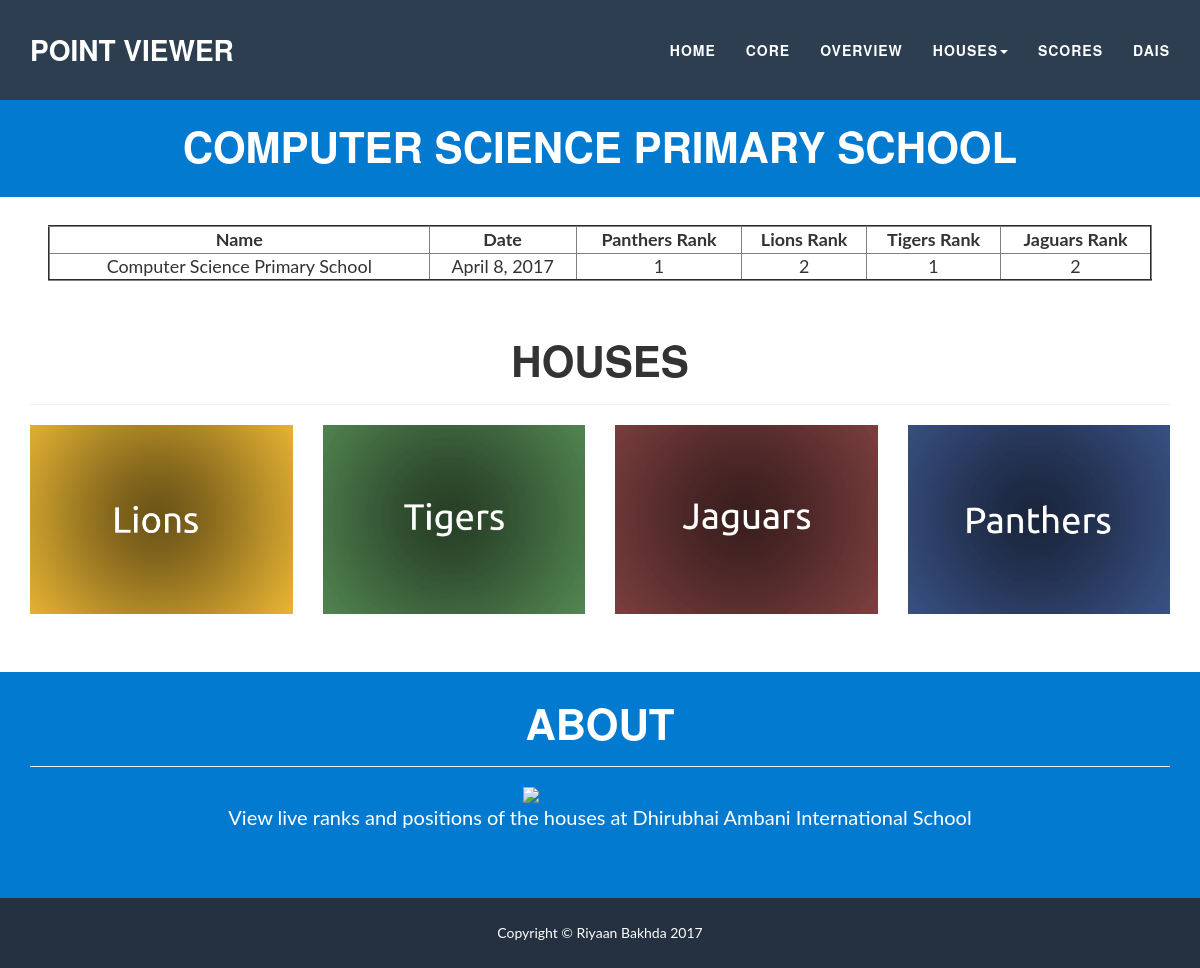
Screenshot of /school/events/2 with the database file from the repository.
### school/models.py (models this page shows, shortened)
class Event(models.Model):
    event_name = models.CharField(max_length=128)
    event_date = models.DateField()
    tigers = models.IntegerField()
    panthers = models.IntegerField()
    lions = models.IntegerField()
    jaguars = models.IntegerField()
    @property
    def hasHappened(self):
        return not date.today() < self.event_date
    @property
    def getRank(self):
        scores = [['p', self.panthers], ['l', self.lions], ['t', self.tigers], ['j', self.jaguars]]
        scores = sorted(scores, key=lambda student: student[1], reverse=True)
        i = 0
        rankings = []
        equal_score = 149819248192188919129984
        for score in scores:
            if equal_score != score[1]:
                equal_score = score[1]
                i += 1
            rankings.append([score[0], equal_score, i])
        ranks = [0,0,0,0]
        for rank in rankings:
            if rank[0] == 'p':
                ranks[0] = rank[2]
            elif rank[0] == 'l':
                ranks[1] = rank[2]
            elif rank[0] == 't':
                ranks[2] = rank[2]
            elif rank[0] == 'j':
                ranks[3] = rank[2]
        return ranks
    @property
    def getPantherRank(self):
        return self.getRank[0]
    @property
    def getLionRank(self):
        return self.getRank[1]
    @property
    def getTigerRank(self):
        return self.getRank[2]
    @property
    def getJaguarRank(self):
        return self.getRank[3]

### school/views.py (the view)
# urls.py: url(r'^(?P<event_id>\d+)', views.event_details, name="event_details"),
def event_details(request,event_id):
    event = Event.objects.get(pk=event_id)
    context = {
        "event": event,
        "true": True,
    }
    return render(request, 'school/details.html', context)

### school/templates/school/details.html (shortened to what this page needs)
<!DOCTYPE html>
<html lang="en">
<head>
</head>
<body>
</body>
</html><!DOCTYPE html>
<html lang="en"><head><meta http-equiv="Content-Type" content="text/html; charset=UTF-8">
    <link href="/static/bootstrap.min.css" rel="stylesheet">
    <link href="/static/freelancer.min.css" rel="stylesheet">
    <link href="//maxcdn.bootstrapcdn.com/font-awesome/4.2.0/css/font-awesome.min.css" rel="stylesheet">
    <link href="/static/css" rel="stylesheet" type="text/css">
    <link href="/static/css(1)" rel="stylesheet" type="text/css">
</head>
    <nav id="mainNav" class="navbar navbar-default navbar-fixed-top navbar-custom affix">
        <div class="container">
            <div class="navbar-header page-scroll">
                <a class="navbar-brand" href="/home">Point Viewer</a>
            </div>
            <div class="collapse navbar-collapse" id="bs-example-navbar-collapse-1">
                <ul class="nav navbar-nav navbar-right">
                    <li class="page-scroll">
                        <a href="/home">Home</a>
                    </li>
                    <li class="page-scroll">
                        <a href="/core">Core</a>
                    </li>
                    <li class="page-scroll">
                        <a href="/houses/overview">Overview</a>
                    </li>
                    <li class="dropdown">
                        <a class="dropdown-toggle" data-toggle="dropdown" href="#">Houses<span class="caret"></span></a>
                    </li>
                    <li class="page-scroll">
                        <a href="/houses/scoreCard">Scores</a>
                    </li>
                    <li class="page-scroll">
                        <a href="http://www.da-is.org/">DAIS</a>
                    </li>
                </ul>
            </div>
        </div>
    </nav>
    <section style="padding-top:0px">
        <div class="Information">
                    <br>
                        <section class="success" id="About" style="padding-top:28px;">
                            <div class="container">
                                <div class="row">
                                    <div class="col-sm-12 text-center">
                                        <h2>{{event.event_name}}</h2>
                                    </div>
                                </div>
                            </div>
                        </section>
        </div>
    </section>
    <section style="padding-top:0px">
        <div class="Information">
            <table border="2" class="center" width="92%" style="text-align:center">
                <tr>
                            <th style="text-align:center">Name</th>
                            <th style="text-align:center">Date</th>
                            <th style="text-align:center">Panthers Rank</th>
                            <th style="text-align:center">Lions Rank</th>
                            <th style="text-align:center">Tigers Rank</th>
                            <th style="text-align:center">Jaguars Rank</th>
                </tr>
                {% if event.hasHappened %}
                    <tr>
                                    <td>{{event.event_name}}</td>
                                    <td>{{event.event_date}}</td>
                                    <td><center>{{event.getPantherRank}}</center></td>
                                    <td><center>{{event.getLionRank}}</center></td>
                                    <td><center>{{event.getTigerRank}}</center></td>
                                    <td><center>{{event.getJaguarRank}}</center></td>
                    </tr>
                {% else %}
                    <tr>
                                    <td><center>{{event.event_name}}</center></td>
                                    <td><center>{{event.event_date}}</center></td>
                                    <td colspan="4"><center>--------</center></td>
                    </tr>
                {% endif %}
            </table>
        </div>
    </section>
    <section id="portfolio">
        <div class="container" style="padding-top:0px">
            <div class="row">
                <div class="col-lg-12 text-center">
                    <h2>Houses</h2>
                    <hr class="circle">
                </div>
            </div>
            <div class="row">
                <div class="col-sm-3 portfolio-item">
                    <a href="/houses/lions" class="portfolio-link" data-toggle="modal">
                        <img src="/static/Lions.png" class="img-responsive" alt="Cabin">
                    </a>
                </div>
                <div class="col-sm-3 portfolio-item">
                    <a href="/houses/tigers" class="portfolio-link" data-toggle="modal">
                        <img src="/static/Tigers.png" class="img-responsive" alt="Slice of cake">
                    </a>
                </div>
                <div class="col-sm-3 portfolio-item">
                    <a href="/houses/jaguars" class="portfolio-link" data-toggle="modal">
                        <img src="/static/Jaguars.png" class="img-responsive" alt="Circus tent">
                    </a>
                </div>
                <div class="col-sm-3 portfolio-item">
                    <a href="/houses/panthers" class="portfolio-link" data-toggle="modal">
                        <img src="/static/Panthers.png" class="img-responsive" alt="Safe">
                    </a>
                </div>
            </div>
        </div>
    </section>
    <section class="success" id="About">
        <div class="container">
            <div class="row">
                <div class="col-sm-12 text-center">
                    <h2>About</h2>
                    <hr class="circle">
                </div>
            </div>
            <div>
                <a href="http://www.da-is.org/">
        			<img src="http://www.da-is.org/images/logo.jpg" class="center_image_lol">
        		</a>
        	</div>
                <p class="text-center">View live ranks and positions of the houses at Dhirubhai Ambani International School<br><br></p>
        </div>
    </section>
    <footer class="text-center">
        <div class="footer-below">
            <div class="container">
                <div class="row">
                    <div class="col-lg-12">
                        Copyright &copy; Riyaan Bakhda 2017
                    </div>
                </div>
            </div>
        </div>
    </footer>
</body></html>

### school/templates/school/details.html (style rules this page uses)
.center_image_lol { display: block; width: 169px; margin: auto; padding-left: 7px; }
table.center { margin-left: auto; margin-right: auto; font-size: 128%; }
body { padding-top: 75px; }

### rows the page displays
Event: event_name "COMPUTER SCIENCE PRIMARY SCHOOL", event_name "Computer Science Primary School", event_date "April 8, 2017", getPantherRank "1", getLionRank "2", getTigerRank "1", getJaguarRank "2"
